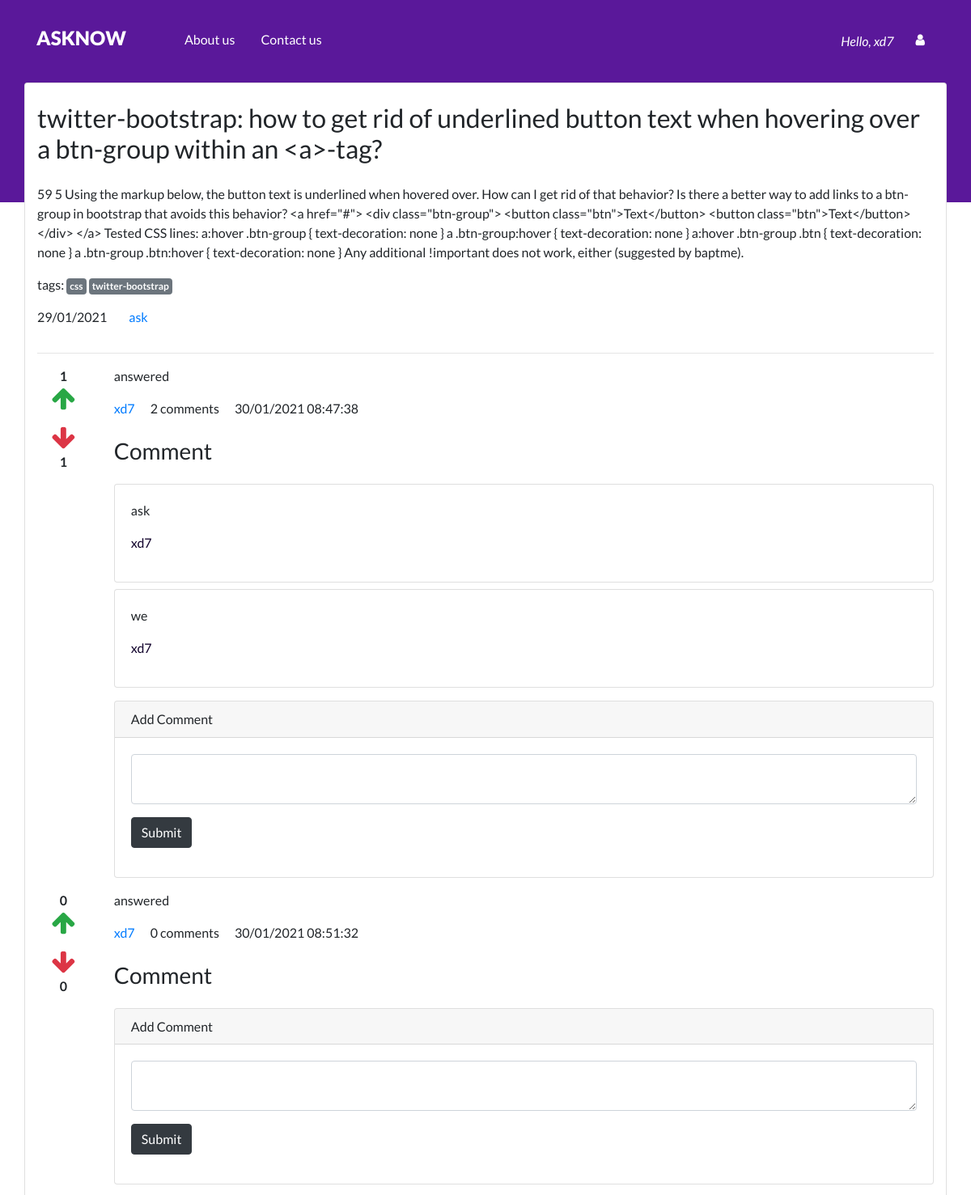
Before: /detail/3 (signed in, upper part) with the older database file.
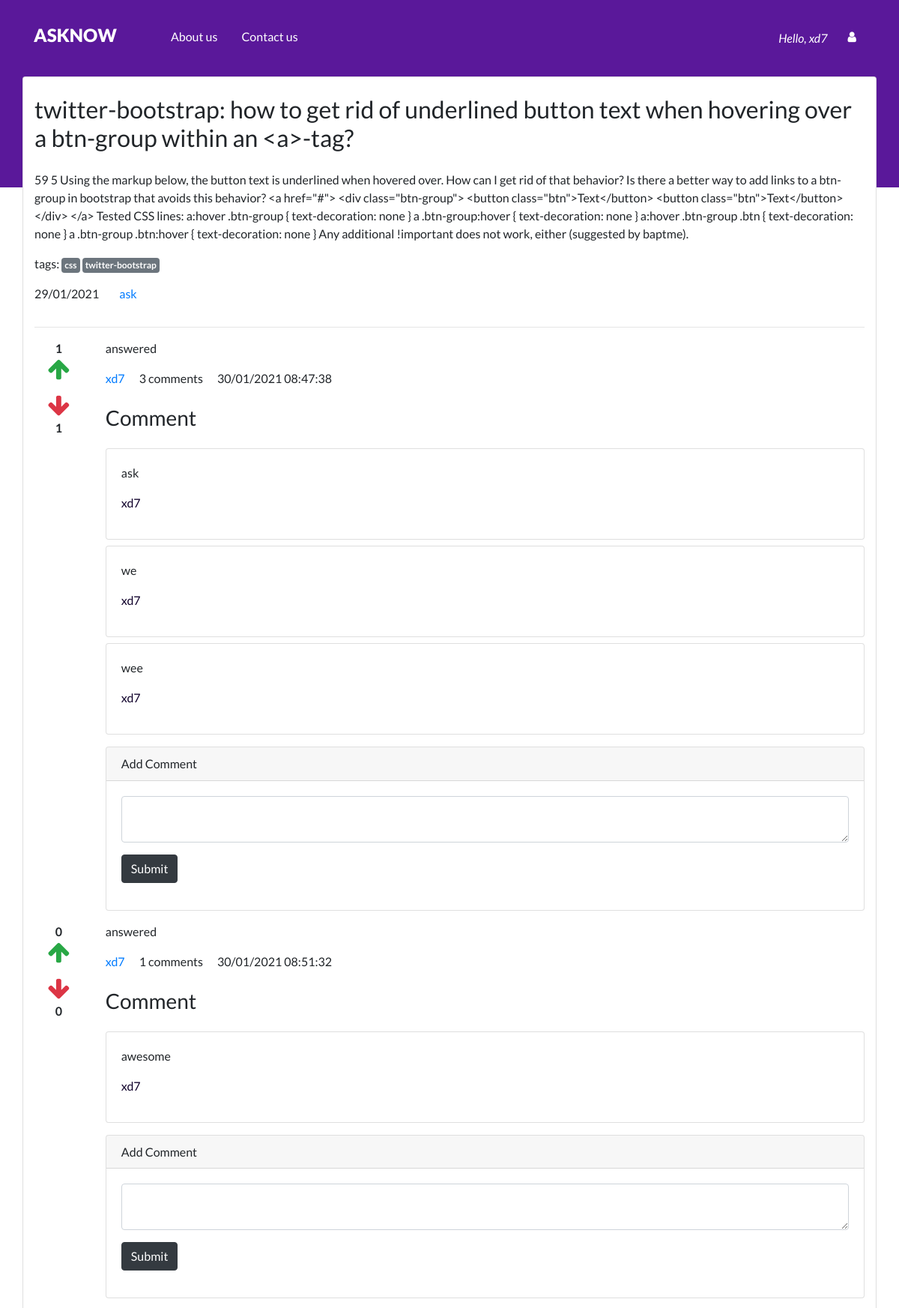
After: the same page with the newer database file.
### Qpost/models.py (models this page shows, shortened)
class Question(models.Model):
    user = models.ForeignKey(User, on_delete=models.CASCADE)
    title = models.CharField(max_length=300)
    detail = models.TextField()
    tags = models.TextField(default='')
    add_time = models.DateTimeField(auto_now_add=True)

class Answer(models.Model):
    question = models.ForeignKey(Question, on_delete=models.CASCADE)
    user = models.ForeignKey(User, on_delete=models.CASCADE)
    detail = models.TextField()
    add_time = models.DateTimeField(auto_now_add=True)

class Comment(models.Model):
    answer = models.ForeignKey(Answer, on_delete=models.CASCADE)
    user = models.ForeignKey(
        User, on_delete=models.CASCADE, related_name='comment_user')
    comment = models.TextField(default='')
    add_time = models.DateTimeField(auto_now_add=True)

### Qpost/views.py (the view, shortened to what this page needs)
# urls.py: path('detail/<int:id>', views.detail, name='detail'),
@login_required
def detail(request, id):
    quest = Question.objects.get(pk=id)
    tags = quest.tags.split(',')
    answers = Answer.objects.filter(question=quest)
    answerform = AnswerForm
    return render(request, 'detail.html', {
        'quest': quest,
        'tags': tags,
        'answers': answers,
        'answerform': answerform
    })

### templates/detail.html (shortened to what this page needs)
{% load static %}
{% load humanize %}
<!DOCTYPE html>
<html lang="en">
<head>
    <link rel="stylesheet" href="https://cdn.jsdelivr.net/npm/bootstrap@4.5.3/dist/css/bootstrap.min.css"
 />
    <link rel="stylesheet" href="https://stackpath.bootstrapcdn.com/font-awesome/4.7.0/css/font-awesome.min.css"
>
    <link rel="stylesheet" href="{% static 'css/style.css' %}" />
</head>
<body>
<div class="header" >
        {% include 'components/nav.html' %}
            <div class="card container">
                <h2 class="my-4">{{quest.title}}</h2>
                <p>{{quest.detail}}</p>
                <p>
                    tags:
                    {% for tag in tags %}
                    <a href="/tag/{{tag|slugify}}" class="badge badge-secondary p-1">{{tag}}</a>
                    {% endfor %}
                </p>
                <p>
                    <span class="mr-4">{{quest.add_time|date:'d/m/Y'}}</span>
                    <a href="#">{{quest.user.username}}</a>
                </p>
                <hr/>
                {% for answer in answers %}
                <div class="row">
                    <div class="col-1" style="text-align: center;">
                        <div class="upvote">
                            <strong class="upvote-count-{{answer.id}}">{{answer.upvote_set.count}}</strong><br/>
                            <span class="text-success">
                                <i class="fa fa-arrow-up fa-2x upvote-click" data-answer="{{answer.id}}"></i>
                            </span>
                        </div>
                        <div class="downvote mt-3">
                            <span class="text-danger">
                                <i class="fa fa-arrow-down fa-2x downvote-click" data-answer="{{answer.id}}"></i>
                            </span><br/>
                            <strong class="downvote-count-{{answer.id}}">{{answer.downvote_set.count}}</strong>
                        </div>
                    </div>
                    <div class="col-11">
                        <p>
                            {{ answer.detail }}
                        </p>
                        <p>
                            <a href="#" class="mr-3">{{answer.user.username}}</a>
                            <span class="mr-3"><span class="comment-count-{{answer.id}}">{{answer.comment_set.count}}</span> comments</span>
                            <span>{{answer.add_time|date:'d/m/Y h:i:s'}}</span>
                        </p>
                        <h3 class="my-4">Comment</h3>
                        <div class="comment-wrapper-{{answer.id}}">
                            {% for comment in answer.comment_set.all %}
                            <div class="card mb-2">
                                <div class="card-body">
                                    <p>{{comment.comment}}</p>
                                    <p>
                                        <a href="#">{{comment.user.username}}</a>
                                    </p>
                                </div>
                            </div>
                            {% endfor %}
                        </div>
                        {% if user.is_authenticated %}
                        <div class="card my-3">
                            <h6 class="card-header">Add Comment</h6>
                            <div class="card-body">
                                <textarea class="form-control comment-text-{{answer.id}}"></textarea>
                                <button type="button" data-answer="{{answer.id}}" class="btn btn-dark my-3 save-comment">Submit</button>
                            </div>
                        </div>
                        {% endif %}
                    </div>
                </div>
                {% endfor %}
            </div>
    </div>
</body>
</html>

### templates/components/nav.html (shortened to what this page needs)
{% load static %}
<nav class="navbar navbar-expand-lg py-4">
    <div class="container">
        <a href="{% url 'home' %}"><h1 class="navbar-brand text-white text-uppercase" >AskNow</h1></a>
        <div class="collapse navbar-collapse" id="navbarNav">
            {% if request.user.is_authenticated %}
            <ul class="navbar-nav text-sm-center pl-lg-5 font-weight-normal">
                <li class="nav-item">
                    <a class="nav-link" href="#">About us</a>
                </li>
                <li class="nav-item">
                    <a class="nav-link" href="#">Contact us </a>
                </li>
            </ul>
            {% endif %}
            <div class="row ml-lg-auto justify-content-center">
                {% if not request.user.is_authenticated %}
                <a class="bttn btn btn-default" href='{% url "register" %}'>Register</a>
                <a class="bttn btn btn-default ml-1" href='{% url "login" %}'>Login</a>
                {% else %}
                <span class="text-white nav-item font-italic my-2">Hello, {{request.user}}</span>
                <div class="col-auto">
                    <a class="bttn btn btn-default" href="#" role="button" aria-pressed="false"
                        data-toggle="dropdown"><i class="fa fa-user" aria-hidden="true">
                        </i></a>
                </div>
                {% endif %}
            </div>
        </div>
    </div>
</nav>

### static/css/style.css (style rules this page uses)
body { padding: 0; margin: 0; background: #fff; font-family: "Lato", sans-serif; }
.header { background-color: #5a189a; height: 250px; }
.navbar-brand { font-size: 24px; font-weight: 900; }
.nav-link, .navbar-brand { color: #fff; cursor: pointer; }
.nav-link { margin-right: 1em !important; margin-bottom: 5px; }
.bttn { font-weight: bold; color: #fff; border: 0px solid; }
.card-body a { color : #10002b; text-decoration: none }

Changed rows visible on the page:
computed for Answer (number 1 of 2 on the later page): comment_set.count "2" → "3"
added Comment: comment "wee", user.username "xd7", shown under Answer (number 1 of 2 on the later page)
computed for Answer (number 2 of 2 on the later page): comment_set.count "0" → "1"
added Comment: comment "awesome", user.username "xd7", shown under Answer (number 2 of 2 on the later page)
